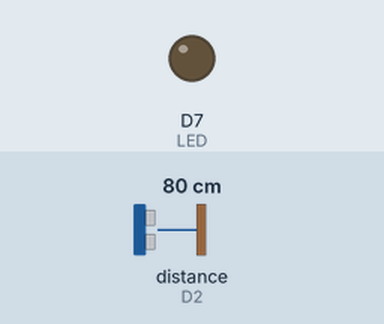
The sketch below on a simulated Particle Photon. On the bench: output pins drawn as LEDs (lit = HIGH). Wiring (inferred from the names in the program): ultrasonic range finder: trigger D3; echo D2. The test bench sets the inputs (shaded band); at power-on: distance to the obstacle (sensor on D2) 80 cm. The echo pulse lasts 58.3 µs per cm; pins used as bus, display or sensor lines are not drawn.

Above: at 5.8 s.
5.9 s: distance to the obstacle (sensor on D2) set to 55 cm
11.9 s: distance to the obstacle (sensor on D2) set to 45 cm
At 16.1 s:
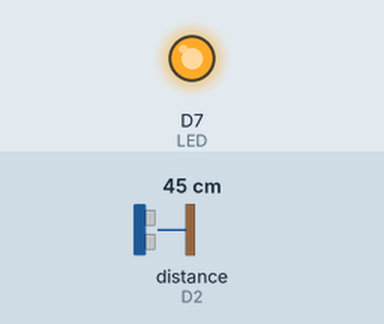
17.9 s: distance to the obstacle (sensor on D2) set to 60 cm
At 21.4 s:
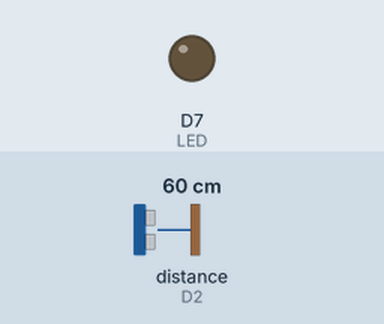
23.9 s: distance to the obstacle (sensor on D2) set to 2 cm
At 26.6 s:
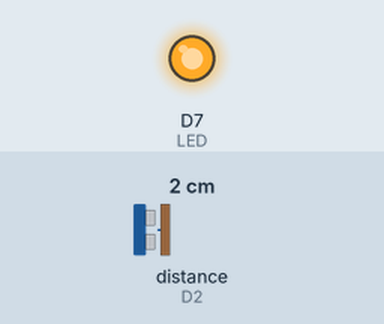
Timing chart, 0 to 28.1 s (numbered marks = the images above; inputs shaded):
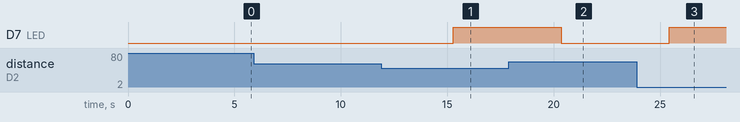

Measured:
- the behaviour switches between 50 and 49 cm on distance to the obstacle (sensor on D2) (found by bisection; images 0 and 1)
- after the input at 5.9 s, every drawn part: stays the same
- after the input at 11.9 s, D7 (LED): LOW → HIGH after 3.4 s
- after the input at 17.9 s, D7 (LED): HIGH → LOW after 2.5 s
- after the input at 23.9 s, D7 (LED): LOW → HIGH after 1.5 s

The sketch:

webhook.ino
```cpp
#include "application.h"
#define ECHOPIN 2// Pin to receive echo pulse
#define TRIGPIN 3// Pin to send trigger pulse
#define LED D7
int sensorState = 0,
    locationId = 0;
int distance = 0;

void setup() {
    pinMode(LED, OUTPUT);
    pinMode(ECHOPIN, INPUT);
    pinMode(TRIGPIN, OUTPUT);
    pinMode(D7, OUTPUT);
}

void loop() {
    ping();
  if(distance < 50) {
      sensorState = 1;
  } else {
      sensorState = 0;
  }
  digitalWrite(LED, sensorState);
  delay(5000);
  String data = String::format(
  "{\"locationId\":%i, \"SensorState\":%i}",
  locationId, sensorState);
  Particle.publish("doTheThing", data, PRIVATE);
}

void ping(){
    digitalWrite(TRIGPIN, LOW); // Set the trigger pin to low for 2uS
    delayMicroseconds(2);
    digitalWrite(TRIGPIN, HIGH); // Send a 10uS high to trigger ranging
    delayMicroseconds(10);
    digitalWrite(TRIGPIN, LOW); // Send pin low again
    distance = pulseIn(ECHOPIN, HIGH); // Read in times pulse
    distance= distance/58;
    delay(50);// Wait 50mS before next ranging
}
```
